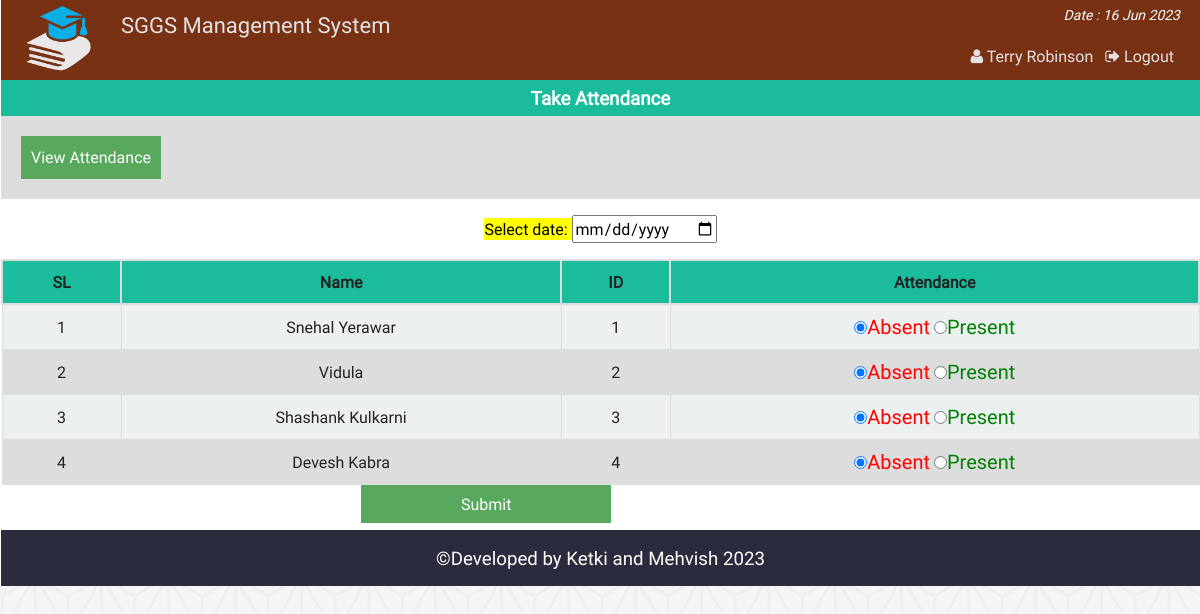
Screenshot of /class_att_fc.php (signed in) with the database file from the repository.
### tables this page shows
CREATE TABLE `at_student` (
  `id` int(11) NOT NULL,
  `name` varchar(40) NOT NULL,
  `st_id` int(11) NOT NULL
);

### php/functions.php (called while the page is built, shortened)
<?php
class login_registration_class{
	public function attn_student(){
		global $conn;
		$sql = "select * from at_student";
		$result = $conn->query($sql);
		return $result;
	}
};
?>

### class_att_fc.php (the view, shortened to what this page needs)
<?php
	require "php/config.php";
	require_once "php/functions.php";
	$user = new login_registration_class();
?>
<?php
include "php/headertop.php";
?>
<div class="all_student fix">
		<h3 style="text-align:center;color:#fff;margin:0;padding:5px;background:#1abc9c"> Take Attendance</h3>
		<div  class="fix" style="background:#ddd;padding:20px;">
			<span style="text-align:center;"><a style="color:#fff;" href="att_view_fc.php"> <button style="background:#58A85D;border:none;color:#fff;padding:10px;">View Attendance</button></a></span>
		</div>
	<form action="" method="post">
		<p style="text-align:center;color:#34495e;">
			<mark>Select date: <input type="date" name="attndate" required/></mark>
		</p>
		<table class="tab_one" style="text-align:center;">
			<tr>
				<th style="text-align:center;">SL</th>
				<th style="text-align:center;">Name</th>
				<th style="text-align:center;">ID</th>
				<th style="text-align:center;">Attendance</th>
			</tr>
			<?php
			$i=0;
				$alluser = $user->attn_student();
				while($rows = $alluser->fetch_assoc()){
				$i++;
		?>
			<tr>
				<td><?php echo $i;?></td>
				<td><?php echo $rows['name'];?></td>
				<td><?php echo $rows['st_id'];?></td>
				<td>
					<label style="color:red;font-size:20px"><input type="radio" name="attn[<?php echo $rows['st_id'];?>]" value="absent" checked/>Absent</label>
					<label style="color:green;font-size:20px"> <input type="radio" name="attn[<?php echo $rows['st_id'];?>]" value="present" />Present</label>
				</td>
			</tr>
			<?php } ?>
		</table>
		<span style="margin-left:360px;"><input style="<text-align:right></text-align:right>;background:#58A85D;border:none;color:#fff;padding:8px 100px;" type="submit" name="submit" value="Submit" /></span>
	</form>
</div>
<?php include "php/footerbottom.php";?>

### css/main.css (style rules this page uses)
html { color: #222; font-size: 1em; line-height: 1.4; }
a { text-decoration:none; }
.fix { overflow:hidden; }
body { font-family:roboto !important; background:url(../img/ptrn.png) repeat fixed; }
.st_reg th, td { padding: 8px; }
table.tab_one { width:100%; }
table.tab_one th { background:#1abc9c; padding:10px; font-weight:bold; text-align:left; }
table.tab_one td { border:1px solid #ddd; padding:8px; }
table.tab_one tr:nth-child(odd) { background:#ddd; }
table.tab_one tr:nth-child(even) { background:#ecf0f1; }
.all_student { min-height:450px; }
table.att_tab tr,td,th { border:2px solid #ddd; border-collapse:collapse; padding:8px; }

### rows the page displays
at_student: name "Snehal Yerawar", st "1"
at_student: name "Vidula", st "2"
at_student: name "Shashank Kulkarni", st "3"
at_student: name "Devesh Kabra", st "4"

### other values shown
$fname "Terry Robinson"
